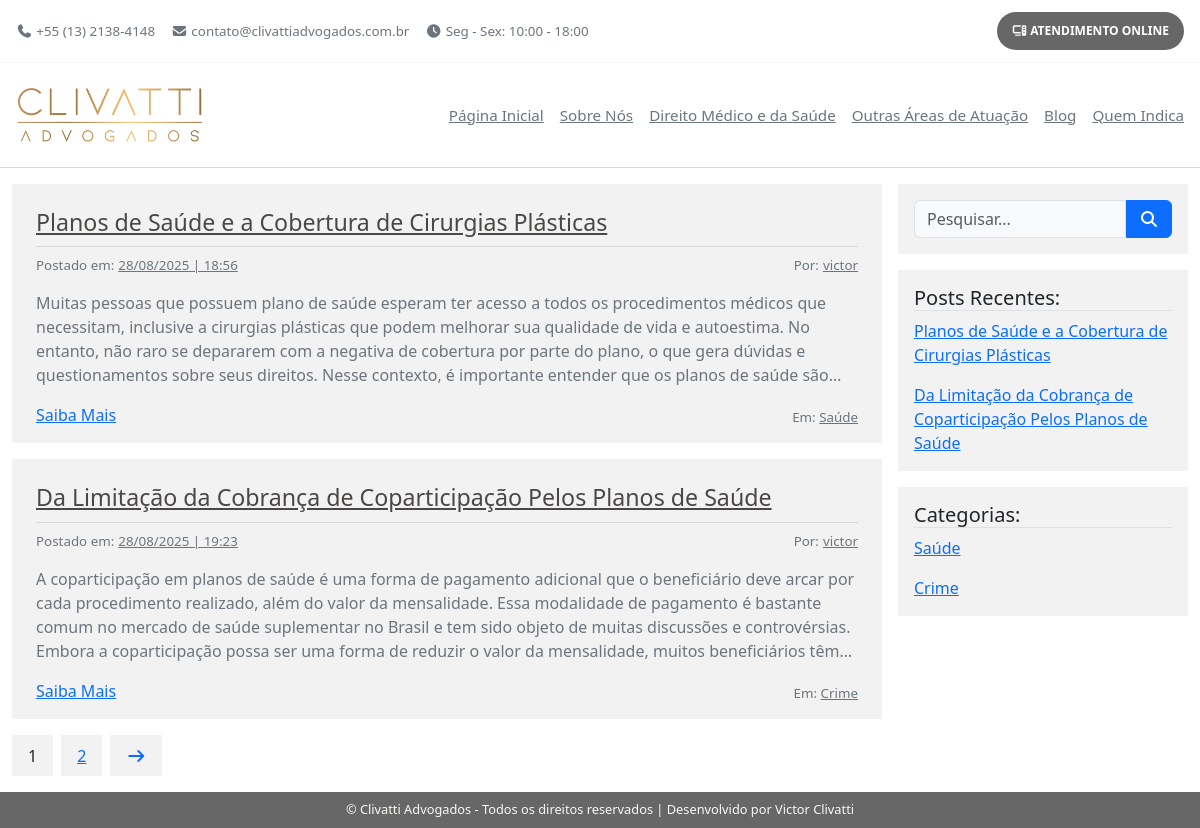
Screenshot of /blog/ with the database file from the repository.
### blog/models.py (models this page shows, shortened)
class Post(models.Model):
    title = models.CharField(max_length=255)
    content = models.TextField()
    author = models.ForeignKey(User, on_delete=models.CASCADE)
    category = models.ForeignKey(PostCategory, on_delete=models.CASCADE)
    created_at = models.DateTimeField(auto_now_add=True)

class User(AbstractUser):
    pass

class PostCategory(models.Model):
    name = models.CharField(max_length=255)
    created_at = models.DateTimeField(auto_now_add=True)

### blog/views.py (the view, shortened to what this page needs)
# urls.py: path("", views.Blog.as_view(), name="blog"),
class Blog(View):
    def get(self, request):
        categoria_id = request.GET.get("categoria")
        search_query = request.GET.get("q")
        page_number = request.GET.get("page", 1)  # pega a página da query string, padrão 1
        posts = models.Post.objects.all()
        if categoria_id:
            posts = posts.filter(category_id=categoria_id)
        if search_query:
            posts = posts.filter(title__icontains=search_query)
        paginator = Paginator(posts, 2)
        page_obj = paginator.get_page(page_number)  # retorna a página atual
        context = {
            "page_obj": page_obj,                  # objeto paginado
            "posts": page_obj.object_list,         # posts da página atual
            "categories": models.PostCategory.objects.all(),
            "categoria_id": categoria_id,
            "search_query": search_query,
        }
        return render(request, "blog/blog.html", context)

### blog/templates/blog/blog.html (shortened to what this page needs)
{% extends "base.html" %}
{% load static %}
{% block extra_css %}
    <link rel="stylesheet" href="{% static 'blog/css/blog.css' %}">
{% endblock %}
{% block main %}
    <div id="main" class="d-flex gap-3">
        <section id="posts">
            {% for post in posts %}
                <div class="post d-flex flex-column text-secondary">
                    <h2><a href="{% url 'post' post.pk %}">{{ post.title }}</a></h2>
                    <div class="d-flex justify-content-between">
                        <p class="d-flex gap-1">Postado em: <u>{{ post.created_at|date:"d/m/Y | H:i" }}</u></p>
                        <p class="d-flex gap-1">Por: <u>{{ post.author.username }}</u></p>
                    </div>
                    <p class="post-content">{{ post.content }}</p>
                    <div class="d-flex align-items-end justify-content-between">
                        <a href="{% url 'post' post.pk %}">Saiba Mais</a>
                        <p class="m-0">Em: <u class="p-0">{{ post.category.name }}</u></p>
                    </div>
                </div>
            {% endfor %}
            <div class="pagination d-flex gap-2 align-items-center">
                {% for num in page_obj.paginator.page_range %}
                    {% if num == page_obj.number %}
                        <span class="current-page">{{ num }}</span>
                    {% else %}
                        <a href="?page={{ num }}{% if categoria_id %}&categoria={{ categoria_id }}{% endif %}{% if search_query %}&q={{ search_query }}{% endif %}">{{ num }}</a>
                    {% endif %}
                {% endfor %}
                {% if page_obj.has_next %}
                    <a href="?page={{ page_obj.next_page_number }}"><i class="fa-solid fa-arrow-right" title="Página Seguinte"></i></a>
                {% endif %}
            </div>
        </section>
        <section id="options" class="w-25">
            <div class="input-group mb-3 px-3 py-3" style="background-color: var(--secondary-color);">
                <form method="get" class="w-100 d-flex">
                    <input type="text" name="q" class="form-control rounded-end-0" placeholder="Pesquisar..." value="{{ request.GET.q }}">
                    <button type="submit" class="btn btn-primary rounded-start-0"><i class="fa-solid fa-magnifying-glass d-flex justify-content-center"></i></button>
                </form>
            </div>
            <div class="mb-3 px-3 py-3" style="background-color: var(--secondary-color);">
                <h3 class="fs-5 border-bottom">Posts Recentes:</h3>
                <ul class="d-flex flex-column gap-3 list-unstyled m-0">
                    {% for post in posts|slice:":6" %}
                        <li><a href="{% url 'post' post.pk %}">{{ post.title }}</a></li>
                    {% endfor %}
                </ul>
            </div>
            <div class="mb-3 px-3 py-3" style="background-color: var(--secondary-color);">
                <h3 class="fs-5 border-bottom">Categorias:</h3>
                <ul class="d-flex flex-column gap-3 list-unstyled m-0">
                    {% for category in categories %}
                        <li>
                            <a href="{% url 'blog' %}?categoria={{ category.id }}">{{ category.name }}</a>
                        </li>
                    {% endfor %}
                </ul>
            </div>
        </section>
    </div>
{% endblock %}

### templates/base.html (shortened to what this page needs)
{% load static %}
<!DOCTYPE html>
<html lang="pt-br">
<head>
    <link href="https://cdn.jsdelivr.net/npm/bootstrap@5.3.3/dist/css/bootstrap.min.css" rel="stylesheet">
    <link rel="stylesheet" href="https://cdnjs.cloudflare.com/ajax/libs/font-awesome/7.0.0/css/all.min.css">
    <link rel="stylesheet" href="{% static 'css/base.css' %}">
    {% block extra_css %}{% endblock %}
</head>
<body>
    {% include "partials/_header.html" %}
    <main>
        {% block main %}{% endblock %}
    </main>
    {% include "partials/_footer.html" %}
</body>
</html>

### templates/partials/_header.html
{% load static %}
<header class="d-flex flex-column align-items-center w-100 h-fit">
    <section class="d-flex align-items-center justify-content-between w-100 px-3" id="header-contact">
        <ul class="d-flex m-0 gap-3 list-unstyled text-secondary" style="font-size: 0.8375rem; height: fit-content;">
            <li style="height: fit-content;"><i class="fa-solid fa-phone"></i> +55 (13) 2138-4148</li>
            <li style="height: fit-content;"><i class="fa-solid fa-envelope"></i> contato@clivattiadvogados.com.br</li>
            <li style="height: fit-content;"><i class="fa-solid fa-clock"></i> Seg - Sex: 10:00 - 18:00</li>
        </ul>
        <a class="" href="https://api.whatsapp.com/send/?phone=5513996055151"><i class="fa-solid fa-computer"></i> ATENDIMENTO ONLINE</a>
    </section>
    <hr>
    <nav class="d-flex align-items-center justify-content-between w-100 px-3">
        <img src="{% static 'img/logo.png' %}" alt="">
        <ul class="d-flex m-0 p-0 list-unstyled gap-3" style="font-size: 0.95rem;">
            <li><a href="{% url 'home' %}" class="text-secondary">Página Inicial</a></li>
            <li><a href="#sobre-nos" class="text-secondary">Sobre Nós</a></li>
            <li><a href="#direito-medico-e-da-saude" class="text-secondary">Direito Médico e da Saúde</a></li>
            <li><a href="#outras-areas-de-atuacao" class="text-secondary">Outras Áreas de Atuação</a></li>
            <li><a href="{% url 'blog' %}" class="text-secondary">Blog</a></li>
            <li><a href="#quem-indica" class="text-secondary">Quem Indica</a></li>
        </ul>
    </nav>
    <hr style="border-color: var(--main-color);">
</header>

### templates/partials/_footer.html
{% load static %}
<footer class="d-flex justify-content-center pt-2 pb-2" style="font-size: 0.8rem;">
    <a href="">© Clivatti Advogados - Todos os direitos reservados | Desenvolvido por Victor Clivatti</a>
</footer>

### static/css/base.css (style rules this page uses)
body { background-color: #fff; }

### blog/static/blog/css/blog.css (style rules this page uses)
h2 { max-width: 1175px; margin: 1rem auto 0; border-bottom: 1px solid var(--border); }

### static/css/variables.css (style rules this page uses)
:root { --bg: #fff; --main-color: #686767; --secondary-color: #F2F2F2; --font-family: 'Arial', sans-serif; --bs-body-bg: #f8f9fa; --border: #d8d8d8; --light-font: rgb(250, 248, 245); --dark-font: rgb(73, 72, 70); }

### rows the page displays
Post: title "Planos de Saúde e a Cobertura de Cirurgias Plásticas", created_at|H "28/08/2025 | 18:56", author.username "victor", content "Muitas pessoas que possuem plano de saúde esperam ter acesso a todos os procedimentos médicos que necessitam, inclusive a cirurgias plásticas que podem melhorar sua qualidade de vida e autoestima. No entanto, não raro se depararem com a negativa de cobertura por parte do plano, o que gera dúvidas e questionamentos sobre seus direitos. Nesse contexto, é importante entender que os planos de saúde…", category.name "Saúde"
Post: title "Da Limitação da Cobrança de Coparticipação Pelos Planos de Saúde", created_at|H "28/08/2025 | 19:23", author.username "victor", content "A coparticipação em planos de saúde é uma forma de pagamento adicional que o beneficiário deve arcar por cada procedimento realizado, além do valor da mensalidade. Essa modalidade de pagamento é bastante comum no mercado de saúde suplementar no Brasil e tem sido objeto de muitas discussões e controvérsias. Embora a coparticipação possa ser uma forma de reduzir o valor da mensalidade, muitos beneficiários…", category.name "Crime"
PostCategory: name "Saúde"
PostCategory: name "Crime"

### other values shown
{{ num }} "1"
{{ num }} "2"
